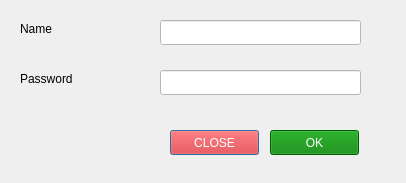
<?xml version="1.0" encoding="UTF-8"?>
<ui version="4.0">
 <class>login</class>
 <widget class="QDialog" name="login">
  <property name="geometry">
   <rect>
    <x>0</x>
    <y>0</y>
    <width>406</width>
    <height>183</height>
   </rect>
  </property>
  <property name="windowTitle">
   <string>EXPENSE MANAGER</string>
  </property>
  <property name="windowIcon">
   <iconset resource="resource.qrc">
    <normaloff>:/resources/img/exmgmtlogo.png</normaloff>:/resources/img/exmgmtlogo.png</iconset>
  </property>
  <property name="styleSheet">
   <string notr="true"> color:black;</string>
  </property>
  <widget class="QLabel" name="labelpassword">
   <property name="geometry">
    <rect>
     <x>20</x>
     <y>70</y>
     <width>67</width>
     <height>17</height>
    </rect>
   </property>
   <property name="styleSheet">
    <string notr="true"/>
   </property>
   <property name="text">
    <string>Password</string>
   </property>
  </widget>
  <widget class="QLabel" name="labelname">
   <property name="geometry">
    <rect>
     <x>20</x>
     <y>20</y>
     <width>67</width>
     <height>17</height>
    </rect>
   </property>
   <property name="styleSheet">
    <string notr="true"/>
   </property>
   <property name="text">
    <string>Name</string>
   </property>
  </widget>
  <widget class="QLineEdit" name="name">
   <property name="geometry">
    <rect>
     <x>160</x>
     <y>20</y>
     <width>201</width>
     <height>25</height>
    </rect>
   </property>
   <property name="styleSheet">
    <string notr="true">background-color:white;</string>
   </property>
  </widget>
  <widget class="QLineEdit" name="password">
   <property name="enabled">
    <bool>true</bool>
   </property>
   <property name="geometry">
    <rect>
     <x>160</x>
     <y>70</y>
     <width>201</width>
     <height>25</height>
    </rect>
   </property>
   <property name="styleSheet">
    <string notr="true">background-color:white;</string>
   </property>
   <property name="echoMode">
    <enum>QLineEdit::Password</enum>
   </property>
  </widget>
  <widget class="QPushButton" name="closebtn">
   <property name="geometry">
    <rect>
     <x>170</x>
     <y>130</y>
     <width>89</width>
     <height>25</height>
    </rect>
   </property>
   <property name="styleSheet">
    <string notr="true">color:white;
background-color:red;</string>
   </property>
   <property name="text">
    <string>CLOSE</string>
   </property>
  </widget>
  <widget class="QPushButton" name="okbtn">
   <property name="geometry">
    <rect>
     <x>270</x>
     <y>130</y>
     <width>89</width>
     <height>25</height>
    </rect>
   </property>
   <property name="styleSheet">
    <string notr="true">color:white;
background-color:green</string>
   </property>
   <property name="text">
    <string>OK</string>
   </property>
  </widget>
 </widget>
 <resources>
  <include location="resource.qrc"/>
 </resources>
 <connections/>
</ui>
